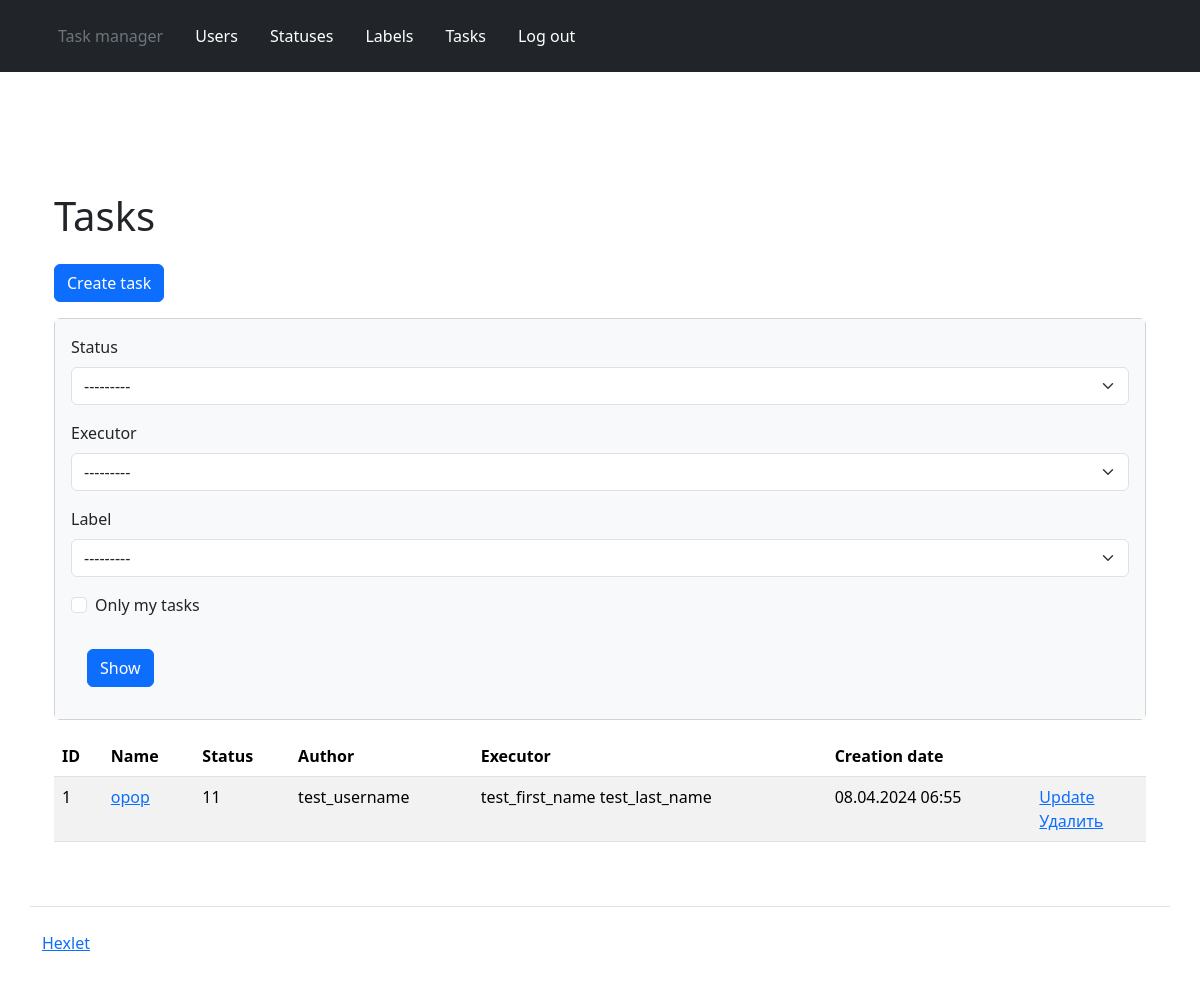
/tasks/ (signed in), run on the app's committed database.
### task_manager/tasks/models.py (models this page shows, shortened)
class Task(models.Model):
    name = models.CharField('name', max_length=255, unique=True)
    description = models.TextField('description', blank=True)
    author = models.ForeignKey(CustomUser, on_delete=models.CASCADE, related_name='author')
    timestamp = models.DateTimeField("time_stamp", auto_now_add=True)
    executor = models.ForeignKey(CustomUser, on_delete=models.CASCADE)
    status = models.ForeignKey(Status, models.SET_NULL, blank=True, null=True)
    labels = models.ManyToManyField(Labels, through="IntermediateModel", verbose_name='labels')

### task_manager/statuses/models.py (models this page shows)
class Status(models.Model):
    name = models.CharField('status', max_length=255)
    timestamp = models.DateTimeField("time_stamp", auto_now_add=True)
    def __str__(self):
        return self.name

### task_manager/users/models.py (models this page shows, shortened)
class CustomUser(AbstractUser):
    class Meta:
        ordering = ["id"]
    def __str__(self):
        return self.username

### task_manager/tasks/views.py (the view)
# urls.py: path('', TaskView.as_view(), name='tasks'),
class TaskView(CustomLoginRequiredMixin, FilterView):
    model = Task
    filterset_class = TaskFilter
    template_name = 'tasks/tasks.html'

### task_manager/labels/models.py (called while the page is built)
    def __str__(self):
        return self.name

### task_manager/templates/tasks/tasks.html (shortened to what this page needs)
{% extends 'layout.html' %}
{% load django_bootstrap5 %}
{% load i18n %}
{% block content %}
<div class="container wrapper flex-grow-1">
  <h1 class="my-4">
      {% translate "Tasks" %}
  </h1>
  <a class="btn btn-primary mb-3" href="{% url 'task_create' %}" role="button">{% translate "Create task" %}</a>
  <div class="card mb-3">
    <div class="card-body bg-light">
        <form method="get" class="form-inline center">
            {% bootstrap_form filter.form %}
            <input class="btn btn-primary m-3" type="submit" value="{% translate  'Show' %}"/>
        </form>
    </div>
  </div>
  <table class="table table-striped">
    <thead>
      <tr>
        <th>ID</th>
        <th>{% translate "Name" %}</th>
        <th>{% translate "Status" %}</th>
        <th>{% translate "Author" %}</th>
        <th>{% translate "Executor" %}</th>
        <th>{% translate "Creation date" %}</th>
        <th></th>
      </tr>
    </thead>
    <tbody>
      {% for task in filter.qs  %}
      <tr>
        <td>{{task.id}}</td>
        <td>
          <a href="{% url 'task_card' task.id %}">{{task.name}}</a>
        </td>
        <td>{{task.status}}</td>
        <td>{{task.executor.username}}</td>
        <td>{{task.executor.first_name}} {{task.executor.last_name}}</td>
        <td>{{task.timestamp|date:"d.m.Y H:i"}}</td>
        <td>
          <a href="{% url 'task_update' task.id%}">{% translate "Update" %}</a>
          <br>
          <a href="{% url 'task_delete' task.id%}">{% translate "Delete" %}</a>
        </td>
      </tr>
      {% endfor %}
    </tbody>
  </table>
</div>
{% endblock %}

### data on the page
Task: id "1", name "opop", status "11", executor.username "test_username", executor.first_name "test_first_name", executor.last_name "test_last_name", timestamp "08.04.2024 06:55"
